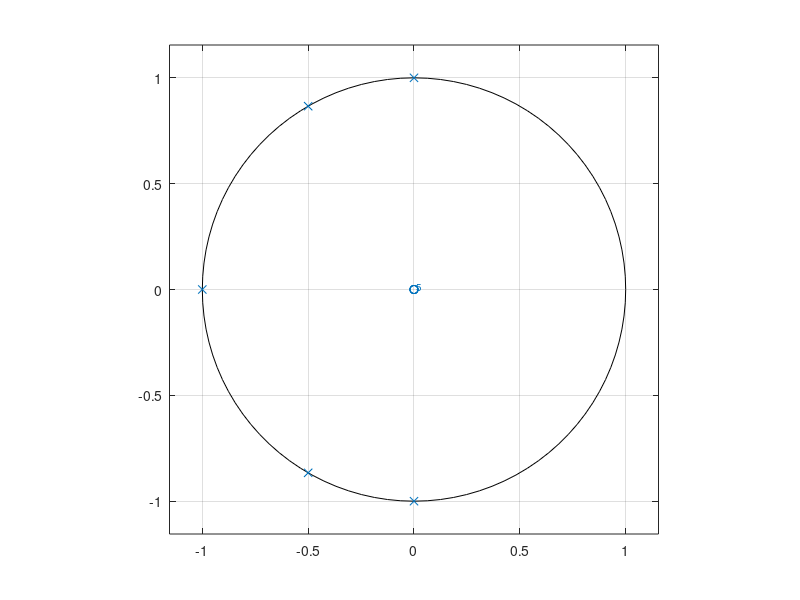

Recreate this plot in MATLAB.
num = [1 2 3 3 2 1]; % numerator coefficients
den = [1 0 0 0 0 0]; % denominator coefficients
 
zeros = [0 0 0 0 0]'; % transpose to make it a row vector
poles = roots(den)'; % transpose to make it a row vector
 
figure; zplane(den, num); % plot zeros and poles